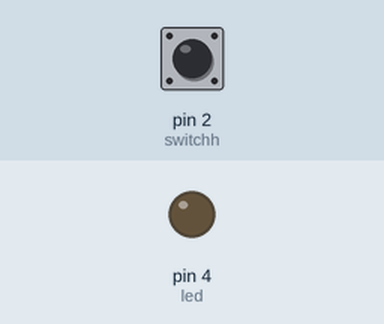
A sketch run on a simulated Arduino Uno, built with avr-gcc and run on an emulated ATmega328P. Parts: output pins drawn as LEDs (lit = HIGH). Inputs (shaded band) come from the test bench; at power-on: pin 2 (switchh) HIGH.

Above: at 1.2 s.
1.3 s: pin 2 (switchh) pulled LOW for 0.15 s
At 1.37 s:
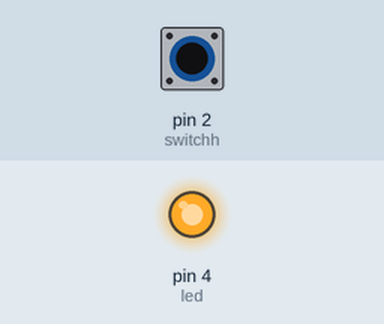
2.9 s: pin 2 (switchh) pulled LOW for 3.2 s
At 7.4 s:
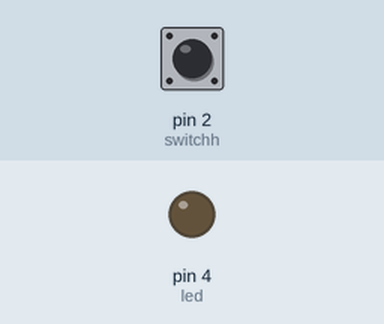
Timing chart, 0 to 8.9 s (numbered marks = the images above; inputs shaded):
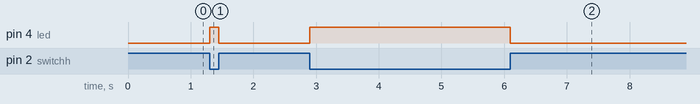

The sketch:

3..ino
```cpp
//explanation of serial monitor


int led = 4;
int switchh = 2;

void setup()
{
  pinMode(led,OUTPUT);
  pinMode(switchh,INPUT);
}

void loop()
{
  if (digitalRead(switchh) == 0)
    digitalWrite(led,HIGH);
  else
    digitalWrite(led,LOW);
}
```

Measured:
- after the input at 1.3 s, pin 4 (led): LOW → HIGH at once, → LOW 0.15 s later
- after the input at 2.9 s, pin 4 (led): LOW → HIGH at once, → LOW 3.2 s later
